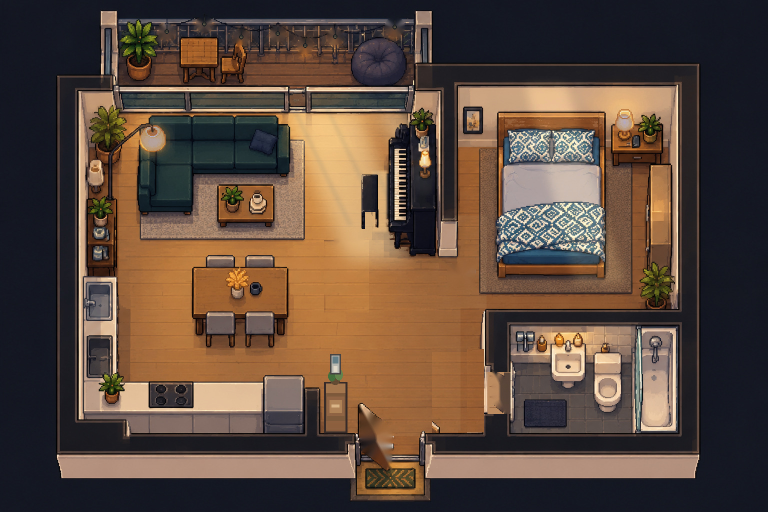
#> input picture editable/app/src/main/assets/light_morning.jpg, 1536 x 1024 px, given in place of light_sunrise.jpg, which was not available (shown at 1/2 size)
$ python restore-doors.py ../editable/app/src/main/assets
#> lines starting #> are read from the running program, lines starting #| are printed output that depends on the picture
#!/usr/bin/env python3
"""Remove the entire triangular ghost entrance door, shadow and right tip.

All masks are in the approved plate's native 1536x1024 coordinates;
the canvas virtual resolution is a different height (899). Edit staged copies
only; keep the original decor, entrance mat and wall frames.
"""
from pathlib import Path
from PIL import Image,ImageDraw,ImageFilter
import numpy as np
import sys
assets=Path(sys.argv[1]) if len(sys.argv)>1 else Path('build-project/app/src/main/assets')
FRONT=[(710,805),(728,799),(744,810),(768,839),(799,870),(816,898),
       (821,925),(804,930),(795,942),(708,942)]
RIGHT=[(847,825),(885,826),(882,868),(846,874)]
BATH=[(972,736),(1020,735),(1020,832),(972,832)]
def repair(image,polygon,kind):
    h,w=image.shape[:2]
    m=Image.new('L',(w,h),0)
    ImageDraw.Draw(m).polygon(polygon,fill=255)
    alpha=np.asarray(m.filter(ImageFilter.GaussianBlur(2.5)),dtype='float32')/255.
    y,x=np.nonzero(alpha>.001);y0,y1=y.min(),y.max()+1;x0,x1=x.min(),x.max()+1
    yy,xx=np.mgrid[y0:y1,x0:x1]
    if kind=='front':
        donor=image[np.clip(yy-171,618,799),np.clip(xx+96,815,934)].astype('float32')
        for row in range(904,935):
            here=yy==row
            if np.any(here):donor[here]=np.median(image[row,824:839],axis=0)
        mat=yy>934
        if np.any(mat):donor[mat]=image[yy[mat],np.clip(xx[mat]+36,740,846)]
    elif kind=='right':
        donor=image[np.clip(yy-151,0,h-1),np.clip(xx+38,0,w-1)].astype('float32')
    else:
        donor=image[yy,np.clip(xx-70,0,w-1)].astype('float32')
    return y0,y1,x0,x1,alpha[y0:y1,x0:x1,None],donor
for mode in ('sunrise','morning','afternoon','sunset','night'):
    path=assets/f'light_{mode}.jpg'
    image=np.asarray(Image.open(path).convert('RGB'))
#> image is the input picture: shape (1024, 1536, 3); mean R, G, B 92.1, 73.2, 60.8
    if image.shape[:2]!=(1024,1536):raise ValueError((path,image.shape))
    out=image.astype('float32')
    for name,poly in (('front',FRONT),('right',RIGHT),('bath',BATH)):
        y0,y1,x0,x1,a,donor=repair(image,poly,name)
        out[y0:y1,x0:x1]=out[y0:y1,x0:x1]*(1-a)+donor*a
#> this loop made 3 passes
#> (y0, y1, x0, x1) on passes 1 to 3: (794, 949, 702, 828), (820, 880, 840, 892), (730, 839, 966, 1027)
#> pass 1, in repair, `alpha=np.asarray(m.filter(ImageFilter.GaussianBlur(2.5)),dtype='float3..`:
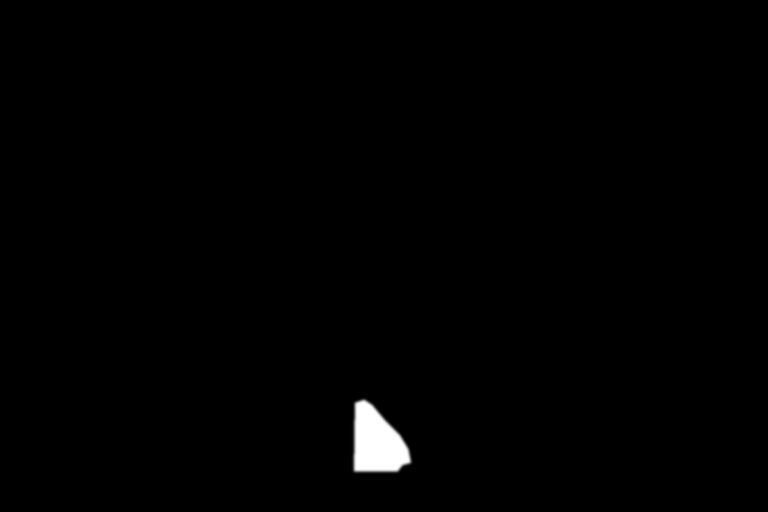
#> alpha: shape (1024, 1536) float32 (shown at 1/2 size); min 0, max 1, mean 0.00726
#> pass 1, in repair, `yy,xx=np.mgrid[y0:y1,x0:x1]`:
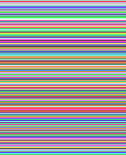
#> yy: shape (155, 126) int64; 155 distinct labels, from 794 to 948; one colour per label, 0 black
#> pass 1, in repair, `yy,xx=np.mgrid[y0:y1,x0:x1]`:
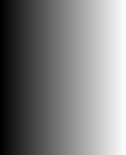
#> xx: shape (155, 126) int64; min 702, max 827, mean 764.5; drawn with min black and max white
    Image.fromarray(np.uint8(np.clip(out,0,255)),'RGB').save(
      path,quality=95,subsampling=0,optimize=True)
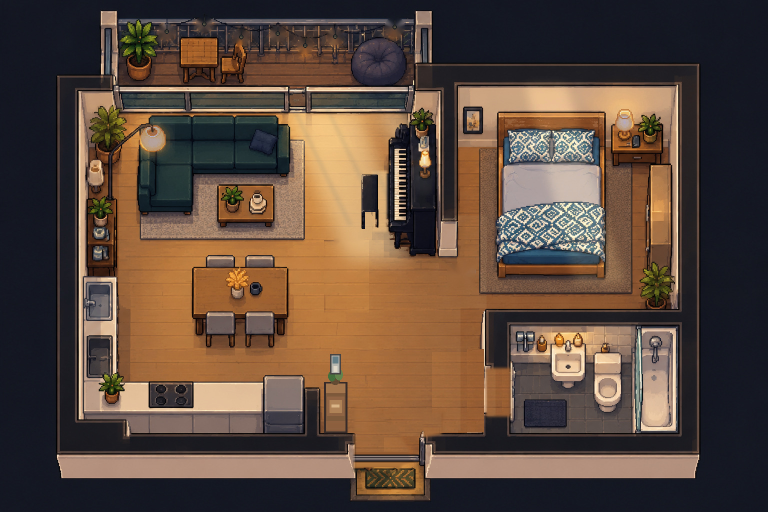
#> saved as light_sunrise.jpg: PIL image 1536x1024 RGB (shown at 1/2 size); mean R, G, B 92.4, 73.4, 60.8
#> pass 3 of the loop `for mode in ('sunrise','morning','afternoon','sunset','night'):`:
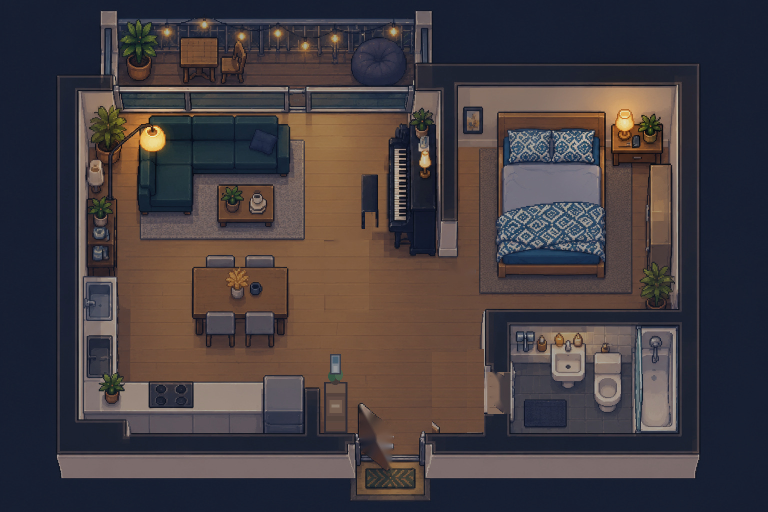
#> input picture editable/app/src/main/assets/light_night.jpg, 1536 x 1024 px, given in place of light_afternoon.jpg, which was not available (shown at 1/2 size)
#> image is the input picture: shape (1024, 1536, 3); mean R, G, B 68, 60.7, 63.8
#> the loop `for name,poly in (('front',FRONT),('right',RIGHT),('bath',BATH)):` made 3 passes
#> pass 1, `y0,y1,x0,x1,a,donor=repair(image,poly,name)`:
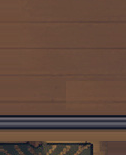
#> donor: shape (155, 126, 3) float32; mean R, G, B 99.1, 73.3, 60.4
#> `Image.fromarray(np.uint8(np.clip(out,0,255)),'RGB').save( path,quality..`:
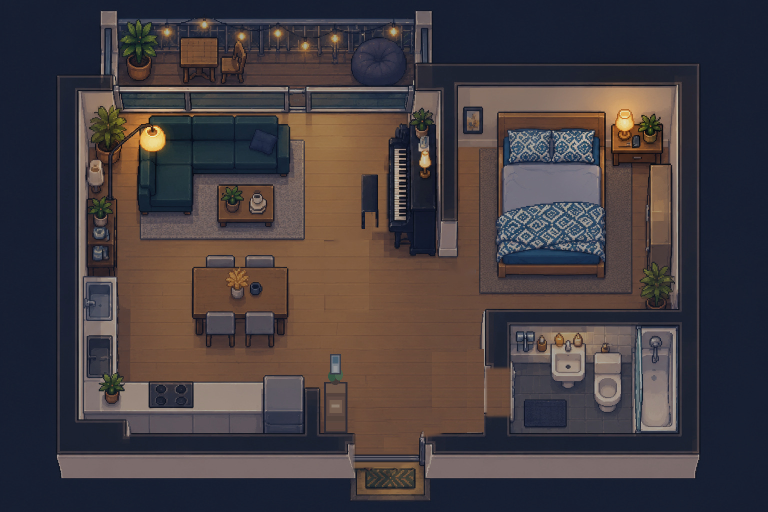
#> saved as light_afternoon.jpg: PIL image 1536x1024 RGB (shown at 1/2 size); mean R, G, B 68.1, 60.8, 63.8
#> the loop made 5 passes; the first 3 are shown
    print('Repaired physical entry door and matching scene',mode)
